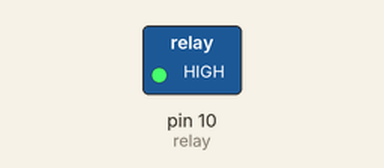
Recording of a sketch running on a simulated Arduino Uno, built with avr-gcc and run on an emulated ATmega328P. Parts: switched loads named in the sketch (green lamp = pin HIGH).

Above: at 5.0 s.
At 10.7 s:
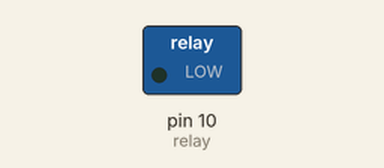
Timing chart, 0 to 15.0 s (numbered marks = the images above):
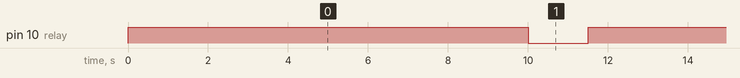

Measured:
- by itself, pin 10 (relay): alternates HIGH for 10.0 s and LOW for 1.5 s

The sketch:

Arduino_5V_Test.ino
```cpp
void setup() {
  // put your setup code here, to run once:
  int switchState = 0;
  pinMode(10,OUTPUT); //10 is the pin controlling the relay.

}

void loop() {
  // put your main code here, to run repeatedly:
  digitalWrite(10,HIGH); //Turns on the relay for 10 seconds
  delay(10000);
  digitalWrite(10,LOW); //Prooves the resistor by turning it off every 1.5 seconds.
  delay(1500);
}
```
